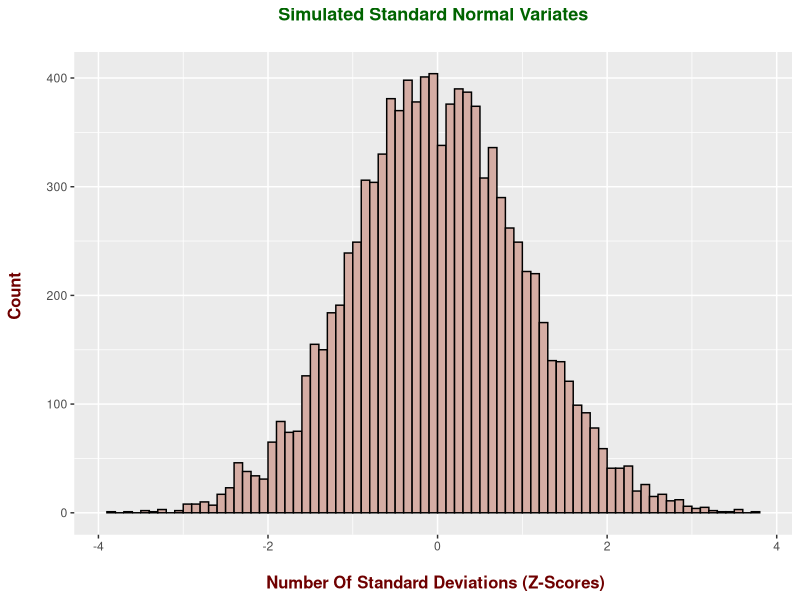
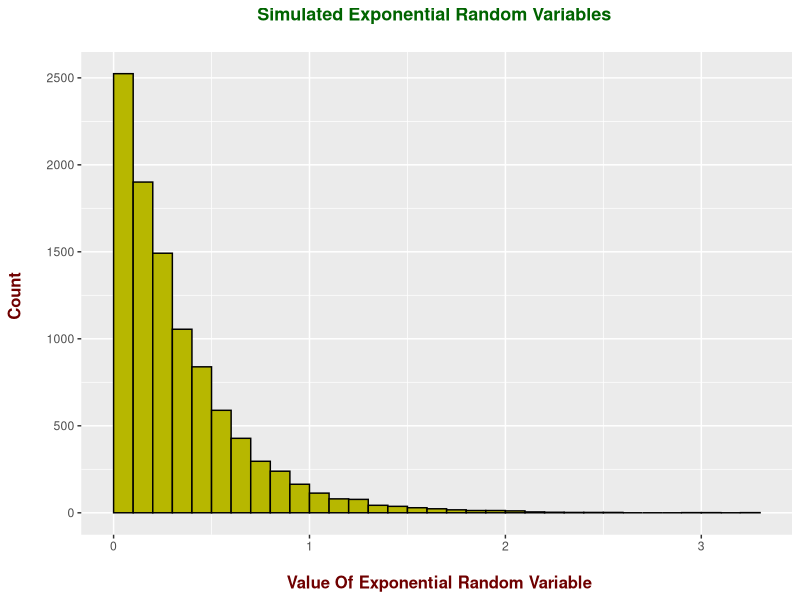
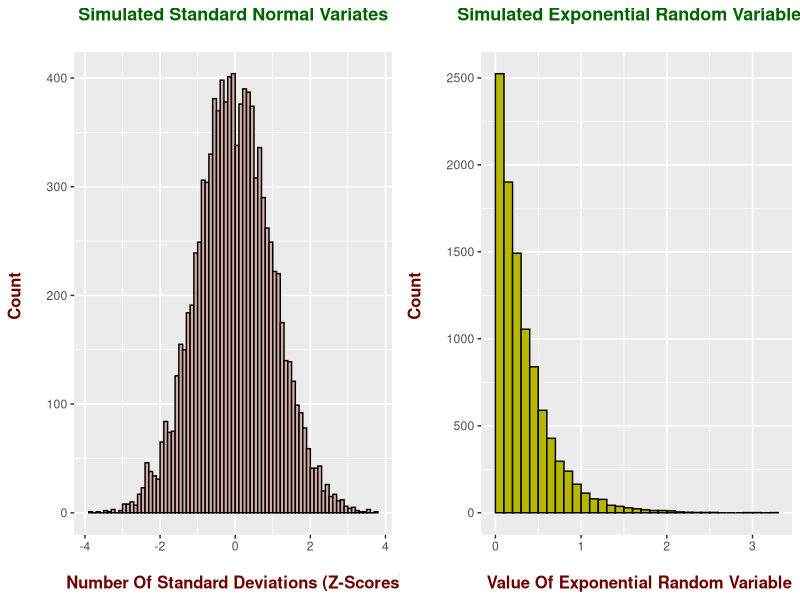

Write R code to recreate these figures, in order.
## ---- chunk 1
library(ggplot2)
library(gridExtra)
## ---- chunk 2
# Normals Plot:

normals <- rnorm(n = 10000, mean = 0, sd = 1)

norm_plot <- ggplot(data = NULL, aes(normals)) +
  geom_histogram(binwidth = 0.1, boundary = 2, col = "black", fill = "#D5ADA4") + 
  labs(x = "\n Number Of Standard Deviations (Z-Scores)", y = "Count \n", title = "Simulated Standard Normal Variates\n") +
  theme(plot.title = element_text(hjust = 0.5, size = 13, face = "bold", colour = "darkgreen"), 
        axis.title.x = element_text(face="bold", colour="#6f0000", size = 12),
        axis.title.y = element_text(face="bold", colour="#6f0000", size = 12))

# Show normals plot:
norm_plot
## ---- chunk 3
# Exponential Plot:

exponentials <- rexp(n = 10000, rate = 3)

exps_plot <- ggplot(data = NULL, aes(exponentials)) +
  geom_histogram(binwidth = 0.1, boundary = 2, col = "black", fill = "#b7b700") + 
  labs(x = "\n Value Of Exponential Random Variable", y = "Count \n", title = "Simulated Exponential Random Variables \n") +
  theme(plot.title = element_text(hjust = 0.5, size = 13, face = "bold", colour = "darkgreen"), 
        axis.title.x = element_text(face="bold", colour="#6f0000", size = 12),
        axis.title.y = element_text(face="bold", colour="#6f0000", size = 12))

# Show exponentials plot:
exps_plot
## ---- chunk 4

# Two plots in one:
grid.arrange(norm_plot, exps_plot, ncol = 2)

